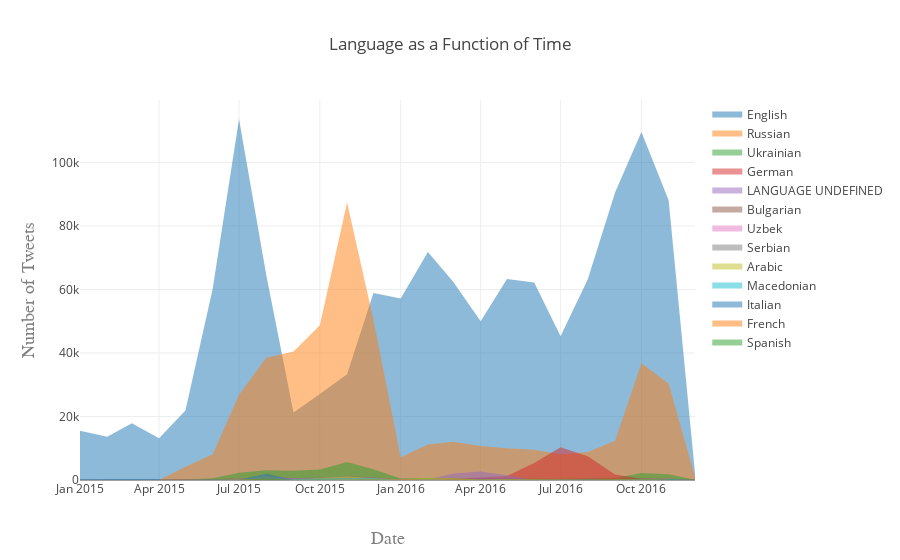

Notebook code for this chart:
### Code cell
######################################################################################################################
#TO VISUALIZE THE PLOT FROM THE CLOUD RUN THIS CELL #######################################
###############################################################################################################################

fig = py.get_figure('https://plot.ly/~Flavioh/58', raw=True)
iplot(fig)

### Figure 1 — Plotly figure (JSON) as saved in the notebook; plotly's stock layout.template omitted (floating-point values rounded to 4 significant figures)
{"data": [{"fill": "tozeroy", "mode": "none", "name": "English", "type": "scatter", "uid": "be0b506f-ed47-429a-b60d-46a0c6cc11bb", "x": ["2015-01", "2015-02", "2015-03", "2015-04", "2015-05", "2015-06", "2015-07", "2015-08", "2015-09", "2015-10", "2015-11", "2015-12", "2016-01", "2016-02", "2016-03", "2016-04", "2016-05", "2016-06", "2016-07", "2016-08", "2016-09", "2016-10", "2016-11", "2016-12"], "xsrc": "Flavioh:59:c69926", "y": [15525, 13595, 17897, 13160, 21885, 60171, 113694, 64591, 21282, 27119, 33312, 58859, 57150, 71819, 62355, 50011, 63310, 62180, 45259, 63199, 90575, 109620, 88106, 2204], "ysrc": "Flavioh:59:b1075e"}, {"fill": "tozeroy", "mode": "none", "name": "Russian", "type": "scatter", "uid": "5be679dd-5c86-48b2-b9e4-9af8a1ec5789", "x": ["2015-01", "2015-02", "2015-03", "2015-04", "2015-05", "2015-06", "2015-07", "2015-08", "2015-09", "2015-10", "2015-11", "2015-12", "2016-01", "2016-02", "2016-03", "2016-04", "2016-05", "2016-06", "2016-07", "2016-08", "2016-09", "2016-10", "2016-11", "2016-12"], "xsrc": "Flavioh:59:c69926", "y": [10, 0, 7, 3, 4165, 8096, 26819, 38533, 40449, 48714, 87374, 50508, 7197, 11179, 12049, 10704, 9975, 9556, 8093, 8829, 12343, 36784, 30383, 1028], "ysrc": "Flavioh:59:6fd2ce"}, {"fill": "tozeroy", "mode": "none", "name": "Ukrainian", "type": "scatter", "uid": "8d2c00e8-6437-4151-9e51-78d5f6fa9869", "x": ["2015-02", "2015-03", "2015-04", "2015-05", "2015-06", "2015-07", "2015-08", "2015-09", "2015-10", "2015-11", "2015-12", "2016-01", "2016-02", "2016-03", "2016-04", "2016-05", "2016-06", "2016-07", "2016-08", "2016-09", "2016-10", "2016-11", "2016-12"], "xsrc": "Flavioh:59:a907b5", "y": [1, 0, 0, 141, 526, 2266, 3056, 2929, 3287, 5696, 3422, 471, 621, 709, 526, 552, 431, 405, 490, 643, 2183, 1804, 59], "ysrc": "Flavioh:59:2632f4"}, {"fill": "tozeroy", "mode": "none", "name": "German", "type": "scatter", "uid": "1c49ae63-d4ec-4702-aff6-2fde0ed99148", "x": ["2015-01", "2015-02", "2015-03", "2015-04", "2015-05", "2015-06", "2015-07", "2015-08", "2015-09", "2015-10", "2015-11", "2015-12", "2016-01", "2016-02", "2016-03", "2016-04", "2016-05", "2016-06", "2016-07", "2016-08", "2016-09", "2016-10", "2016-11", "2016-12"], "xsrc": "Flavioh:59:c69926", "y": [3, 1, 4, 8, 9, 35, 9, 71, 9, 156, 262, 343, 264, 316, 434, 813, 1287, 5320, 10319, 7452, 1755, 360, 175, 5], "ysrc": "Flavioh:59:b88aef"}, {"fill": "tozeroy", "mode": "none", "name": "LANGUAGE UNDEFINED", "type": "scatter", "uid": "64b26887-4281-49c0-a4bc-b1e6e3f7fa39", "x": ["2015-01", "2015-02", "2015-03", "2015-04", "2015-05", "2015-06", "2015-07", "2015-08", "2015-09", "2015-10", "2015-11", "2015-12", "2016-01", "2016-02", "2016-03", "2016-04", "2016-05", "2016-06", "2016-07", "2016-08", "2016-09", "2016-10"], "xsrc": "Flavioh:59:d1870e", "y": [2, 0, 0, 0, 0, 1, 5, 1304, 562, 36, 1, 2, 1, 178, 2024, 2671, 1462, 0, 8, 1, 17, 2], "ysrc": "Flavioh:59:8020fa"}, {"fill": "tozeroy", "mode": "none", "name": "Bulgarian", "type": "scatter", "uid": "73a63549-677c-449d-a124-7aabb6395758", "x": ["2015-03", "2015-04", "2015-05", "2015-06", "2015-07", "2015-08", "2015-09", "2015-10", "2015-11", "2015-12", "2016-01", "2016-02", "2016-03", "2016-04", "2016-05", "2016-06", "2016-07", "2016-08", "2016-09", "2016-10", "2016-11", "2016-12"], "xsrc": "Flavioh:59:6634e0", "y": [6, 0, 266, 248, 524, 700, 628, 679, 1110, 763, 148, 149, 181, 120, 145, 156, 131, 108, 142, 583, 472, 7], "ysrc": "Flavioh:59:71a602"}, {"fill": "tozeroy", "mode": "none", "name": "Uzbek", "type": "scatter", "uid": "f3daabf2-ff26-4883-ab04-6dbe2b2a5d36", "x": ["2015-01", "2015-02", "2015-03", "2015-04", "2015-05", "2015-06", "2015-07", "2015-08", "2015-09", "2015-10", "2015-11", "2015-12", "2016-01", "2016-02", "2016-03", "2016-04", "2016-05", "2016-06", "2016-07", "2016-08", "2016-09", "2016-10", "2016-11", "2016-12"], "xsrc": "Flavioh:59:c69926", "y": [19, 32, 20, 6, 213, 256, 499, 896, 565, 725, 1062, 743, 152, 154, 181, 151, 105, 137, 129, 146, 190, 424, 440, 8], "ysrc": "Flavioh:59:87c183"}, {"fill": "tozeroy", "mode": "none", "name": "Serbian", "type": "scatter", "uid": "8a265a15-9b1d-46bd-b01b-5bf8c927cb65", "x": ["2015-05", "2015-06", "2015-07", "2015-08", "2015-09", "2015-10", "2015-11", "2015-12", "2016-01", "2016-02", "2016-03", "2016-04", "2016-05", "2016-06", "2016-07", "2016-08", "2016-09", "2016-10", "2016-11", "2016-12"], "xsrc": "Flavioh:59:9c635f", "y": [66, 108, 453, 859, 610, 730, 1270, 797, 105, 166, 155, 117, 152, 139, 123, 110, 141, 393, 454, 16], "ysrc": "Flavioh:59:ab53a8"}, {"fill": "tozeroy", "mode": "none", "name": "Arabic", "type": "scatter", "uid": "df7ce855-aa13-4801-94b4-59a370e5ba8a", "x": ["2015-01", "2015-02", "2015-03", "2015-04", "2015-05", "2015-06", "2015-07", "2015-08", "2015-09", "2015-10", "2015-11", "2015-12", "2016-01", "2016-02", "2016-03", "2016-04", "2016-05", "2016-06", "2016-07", "2016-08", "2016-09", "2016-10", "2016-11", "2016-12"], "xsrc": "Flavioh:59:c69926", "y": [15, 13, 21, 11, 19, 16, 57, 1245, 21, 639, 1164, 568, 173, 700, 643, 128, 319, 206, 93, 137, 83, 127, 123, 7], "ysrc": "Flavioh:59:d8b3f4"}, {"fill": "tozeroy", "mode": "none", "name": "Macedonian", "type": "scatter", "uid": "d76ed6f4-def3-4a4f-a838-4ab8a9b3b2bf", "x": ["2015-04", "2015-05", "2015-06", "2015-07", "2015-08", "2015-09", "2015-10", "2015-11", "2015-12", "2016-01", "2016-02", "2016-03", "2016-04", "2016-05", "2016-06", "2016-07", "2016-08", "2016-09", "2016-10", "2016-11", "2016-12"], "xsrc": "Flavioh:59:d7e7fc", "y": [1, 36, 56, 221, 372, 329, 445, 653, 547, 40, 124, 74, 46, 54, 54, 47, 56, 74, 275, 275, 6], "ysrc": "Flavioh:59:0fabdb"}, {"fill": "tozeroy", "mode": "none", "name": "Italian", "type": "scatter", "uid": "8af7a569-965a-43e5-b249-ecdfff0627eb", "x": ["2015-01", "2015-02", "2015-03", "2015-04", "2015-05", "2015-06", "2015-07", "2015-08", "2015-09", "2015-10", "2015-11", "2015-12", "2016-01", "2016-02", "2016-03", "2016-04", "2016-05", "2016-06", "2016-07", "2016-08", "2016-09", "2016-10", "2016-11", "2016-12"], "xsrc": "Flavioh:59:c69926", "y": [21, 43, 60, 46, 66, 83, 60, 1941, 19, 28, 34, 30, 34, 32, 25, 29, 25, 40, 24, 132, 112, 175, 141, 4], "ysrc": "Flavioh:59:972f7e"}, {"fill": "tozeroy", "mode": "none", "name": "French", "type": "scatter", "uid": "79dce813-58ce-4300-9d4a-cdb3604d4d61", "x": ["2015-01", "2015-02", "2015-03", "2015-04", "2015-05", "2015-06", "2015-07", "2015-08", "2015-09", "2015-10", "2015-11", "2015-12", "2016-01", "2016-02", "2016-03", "2016-04", "2016-05", "2016-06", "2016-07", "2016-08", "2016-09", "2016-10", "2016-11"], "xsrc": "Flavioh:59:4b72ab", "y": [16, 10, 13, 15, 94, 94, 239, 419, 97, 110, 163, 173, 154, 114, 228, 73, 64, 159, 74, 87, 235, 229, 151], "ysrc": "Flavioh:59:1592c6"}, {"fill": "tozeroy", "mode": "none", "name": "Spanish", "type": "scatter", "uid": "c297288c-9570-4858-a7a8-eaab8f96ae3d", "x": ["2015-01", "2015-02", "2015-03", "2015-04", "2015-05", "2015-06", "2015-07", "2015-08", "2015-09", "2015-10", "2015-11", "2015-12", "2016-01", "2016-02", "2016-03", "2016-04", "2016-05", "2016-06", "2016-07", "2016-08", "2016-09", "2016-10", "2016-11", "2016-12"], "xsrc": "Flavioh:59:c69926", "y": [13, 24, 31, 28, 90, 120, 83, 458, 9, 109, 21, 60, 37, 24, 61, 44, 81, 59, 52, 61, 130, 175, 163, 2], "ysrc": "Flavioh:59:07d470"}], "layout": {"title": "Language as a Function of Time", "xaxis": {"title": "Date", "titlefont": {"color": "#7f7f7f", "family": "Courier New, monospace", "size": 18}}, "yaxis": {"title": "Number of Tweets", "titlefont": {"color": "#7f7f7f", "family": "Courier New, monospace", "size": 18}}}}
